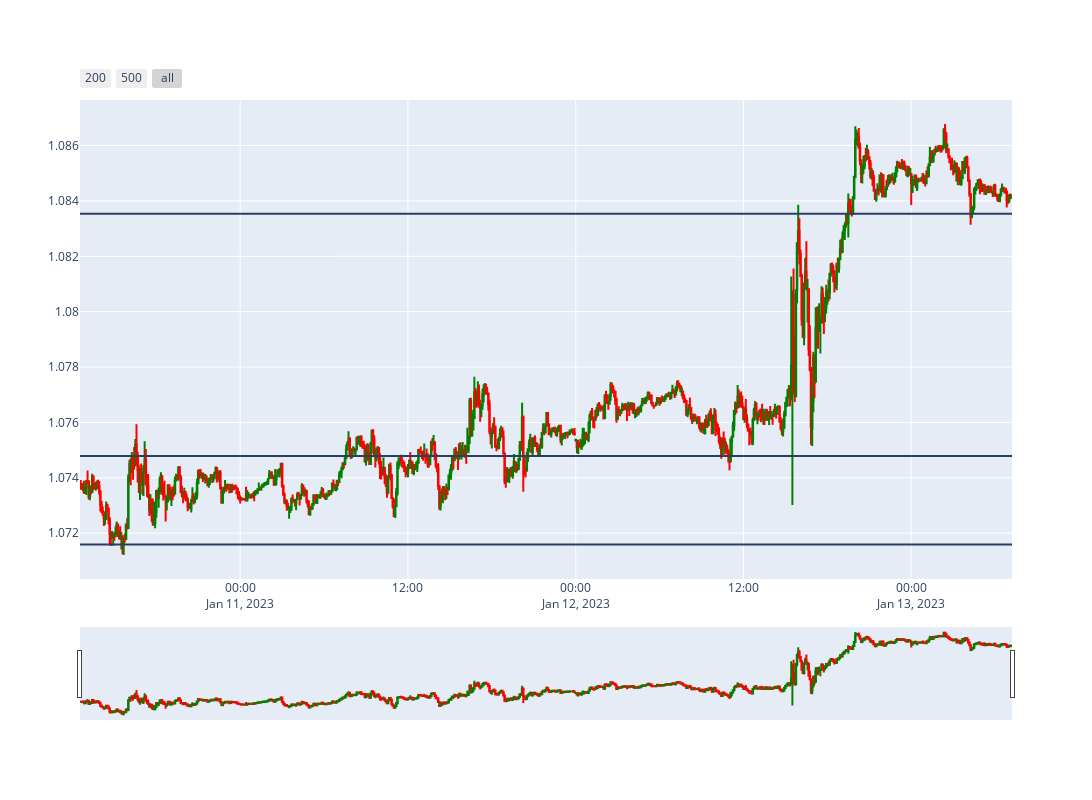

Write notebook code for a chart like this one.
### Code cell
zig_zag_percent = 0.4

zl = ZigZagClusterLevels(peak_percent_delta=zig_zag_percent, merge_distance=None,
                         merge_percent=0.2, min_bars_between_peaks=10, peaks='All')

#peaks =  Low,High,All
zl.fit(df_train)


fig = go.Figure(data=[go.Candlestick(x=df_train['Data'],
                open=df_train['Open'],
                high=df_train['High'],
                low=df_train['Low'],
                close=df_train['Close'],
                increasing_line_color= 'green', decreasing_line_color= 'red')])

for price_j in zl.levels:
    price = price_j['price']
    fig.add_hline(y=price)
fig.update_xaxes(
    rangeslider_visible=True,
    rangeselector=dict(
        buttons=list([
            dict(count=200, label="200", step="minute", stepmode="backward"),
            dict(count=500, label="500", step="minute", stepmode="backward"),
            
            dict(step="all")
        ])
    )
)

fig.update_layout(
    autosize=False,
    width=1500,
    height=800,)

fig.show()

### Figure 1 — Plotly figure (JSON) as saved in the notebook; plotly's stock layout.template omitted (floating-point values rounded to 4 significant figures; data arrays with more than 128 entries replaced by an {"elided": "..."} marker saying what was removed)
{"data": [{"close": {"elided": "800 float values"}, "decreasing": {"line": {"color": "red"}}, "high": {"elided": "800 float values"}, "increasing": {"line": {"color": "green"}}, "low": {"elided": "800 float values"}, "open": {"elided": "800 float values"}, "type": "candlestick", "x": {"elided": "800 str values"}}], "layout": {"autosize": false, "height": 800, "shapes": [{"type": "line", "x0": 0, "x1": 1, "xref": "x domain", "y0": 1.075, "y1": 1.075, "yref": "y"}, {"type": "line", "x0": 0, "x1": 1, "xref": "x domain", "y0": 1.084, "y1": 1.084, "yref": "y"}, {"type": "line", "x0": 0, "x1": 1, "xref": "x domain", "y0": 1.072, "y1": 1.072, "yref": "y"}], "width": 1500, "xaxis": {"rangeselector": {"buttons": [{"count": 200, "label": "200", "step": "minute", "stepmode": "backward"}, {"count": 500, "label": "500", "step": "minute", "stepmode": "backward"}, {"step": "all"}]}, "rangeslider": {"visible": true}}}}
